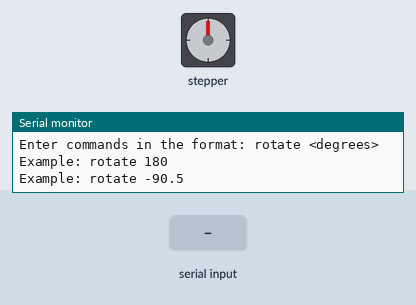
Recording of a sketch running on a simulated Arduino Uno, built with avr-gcc and run on an emulated ATmega328P. Shown: stepper motor, the last lines printed to the serial monitor. The test bench sets the inputs (shaded band). Stepper angles assume 2048 steps per turn.

Above: at 1.3 s.
1.4 s: "rotate 150\n" received over Serial
At 4.2 s:
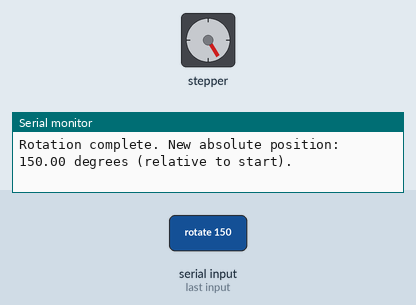
7.4 s: "rotate 150\n" received over Serial
At 7.86 s:
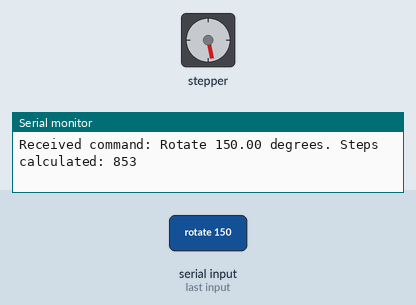
10.4 s: "rotate 1\n" received over Serial
At 11.4 s:
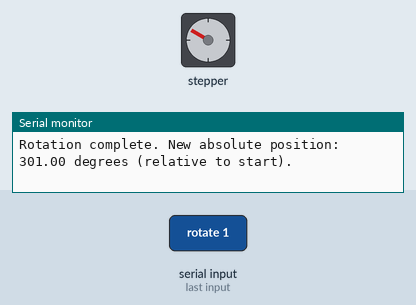
11.9 s: "rotate 150\n" received over Serial
At 15.6 s:
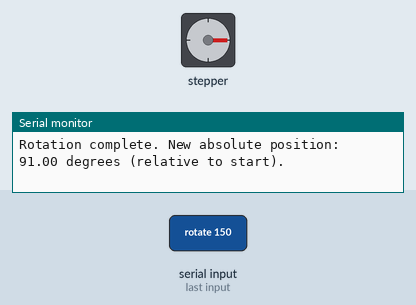
Timing chart, 0 to 15.9 s (numbered marks = the images above; inputs shaded):
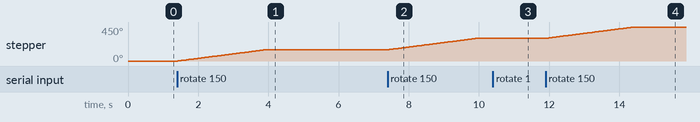

Measured:
- after the input at 1.4 s, stepper: turns 149° clockwise in 2.5 s, starting at once
- after the input at 7.4 s, stepper: turns 150° clockwise in 2.5 s, starting at once
- after the input at 11.9 s, stepper: turns 150° clockwise in 2.5 s, starting at once

The sketch:

steper_motor_control.ino
```cpp
#include <Stepper.h>

// --- Configuration Constants ---

// For a 28BYJ-48 motor, the steps per revolution is typically 2048 in full-step mode.
const int stepsPerRevolution = 2048;

// Motor Pin definitions (adjust these to match your ULN2003 driver connections)
const int in1 = 8;
const int in2 = 9;
const int in3 = 10;
const int in4 = 11;

// Initialize the Stepper library with the number of steps and the pins
Stepper myStepper(stepsPerRevolution, in1, in3, in2, in4);
// Note: The order for the 28BYJ-48/ULN2003 driver is often
// (Pin1, Pin3, Pin2, Pin4) or (Pin1, Pin2, Pin3, Pin4) depending on wiring.
// I'm using (in1, in3, in2, in4) which often works for ULN2003.

// --- Global State Variables ---

// Variable to track the current absolute position of the motor, starting at 0 degrees.
float currentPositionDegrees = 0.0;

// The speed at which the motor will rotate (steps per second)
const int motorSpeedRPM = 10; // 10 revolutions per minute

// --- Utility Function to Convert Degrees to Steps ---

/**
 * @brief Converts a desired rotation in degrees to the required number of steps.
 * * @param degrees The angle of rotation (positive or negative).
 * @return long The calculated number of steps (positive or negative).
 */
long degreesToSteps(float degrees) {
    // Calculation: steps = degrees * (stepsPerRevolution / 360)
    return (long)(degrees * ((float)stepsPerRevolution / 360.0));
}

// --- Setup Function ---

void setup() {
    // Initialize serial communication at 9600 bits per second:
    Serial.begin(9600);

    // Set the motor speed
    myStepper.setSpeed(motorSpeedRPM);

    Serial.println("--- Stepper Motor Serial Controller ---");
    Serial.println("Motor initialized. Current position: 0.0 degrees.");
    Serial.println("Enter commands in the format: rotate <degrees>");
    Serial.println("Example: rotate 180");
    Serial.println("Example: rotate -90.5");
}

// --- Main Loop ---

void loop() {
    // Check if data has been sent from the computer (Serial Monitor)
    if (Serial.available() > 0) {
        // Read the incoming string until a newline character is received
        String input = Serial.readStringUntil('\n');
        input.trim(); // Remove any leading/trailing whitespace

        // Find the index of the space separating the command and the value
        int spaceIndex = input.indexOf(' ');

        if (spaceIndex != -1) {
            String command = input.substring(0, spaceIndex);
            String valueStr = input.substring(spaceIndex + 1);

            // 1. Check if the command is "rotate"
            if (command.equalsIgnoreCase("rotate")) {
                // 2. Try to convert the remaining part of the string to a float (degrees)
                float degrees = valueStr.toFloat();

                if (degrees != 0.0 || valueStr == "0" || valueStr == "0.0") {
                    // 3. Convert the requested degrees into steps
                    long stepsToMove = degreesToSteps(degrees);

                    Serial.print("Received command: Rotate ");
                    Serial.print(degrees);
                    Serial.print(" degrees. Steps calculated: ");
                    Serial.println(stepsToMove);

                    // 4. Drive the motor!
                    myStepper.step(stepsToMove);

                    // 5. Update the current position
                    currentPositionDegrees += degrees;

                    // Normalize the position to stay within 0.0 to 360.0 degrees for cleaner display
                    // The fmod() function calculates the remainder of division
                    currentPositionDegrees = fmod(currentPositionDegrees, 360.0);
                    if (currentPositionDegrees < 0.0) {
                        currentPositionDegrees += 360.0;
                    }

                    Serial.print("Rotation complete. New absolute position: ");
                    Serial.print(currentPositionDegrees);
                    Serial.println(" degrees (relative to start).");

                } else {
                    Serial.print("ERROR: Invalid degree value provided: ");
                    Serial.println(valueStr);
                }
            } else {
                Serial.print("ERROR: Unknown command: ");
                Serial.println(command);
            }
        } else {
            Serial.println("ERROR: Command format must be 'rotate <degrees>'.");
        }
    }
}
```
